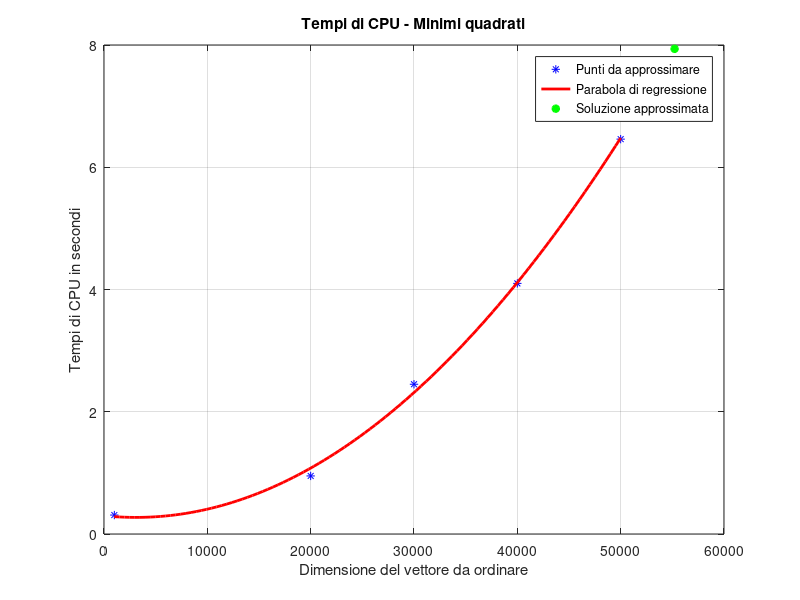

Write the MATLAB code that produced this figure.
x = [1000, 20000, 30000, 40000, 50000]';
y = [0.31, 0.95, 2.45, 4.10, 6.46]';

n = 3;
m = length(x);

X = [x.^2, x, ones(m,1)];

[Q,R] = qr(X);

Qtilde = Q(:,1:n);
Rtilde = R(1:n,:);

a = Rtilde\Qtilde'*y

   % 1.2451e-04
   % -6.5707e-01
   
figure(1); clf;
plot(x,y,'b*');
grid on;
hold on;
x1 = linspace(x(1),x(end),100)';
y1 = polyval(a,x1);
yr = polyval(a, x);
plot(x1, y1, 'r', 'Linewidth',2);
title('Tempi di CPU - Minimi quadrati')
xlabel('Dimensione del vettore da ordinare');
ylabel('Tempi di CPU in secondi');

Ls = 55218;
ys = polyval(a, Ls);

plot(Ls, ys, '*g', 'Linewidth', 2);
legend('Punti da approssimare', 'Parabola di regressione', 'Soluzione approssimata');
